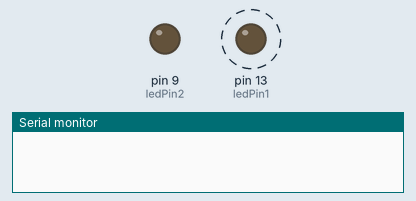
Simulated run of this sketch. Board: Arduino Uno, built with avr-gcc and run on an emulated ATmega328P. Parts: output pins drawn as LEDs (lit = HIGH), the last lines printed to the serial monitor. Dashed ring = blinking.

Above: at 0.3 s.
At 3.76 s:
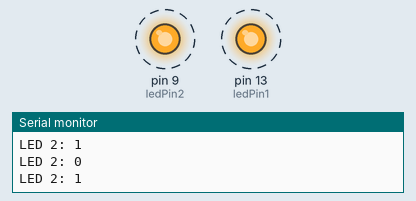
Timing chart, 0 to 4.6 s (numbered marks = the images above):
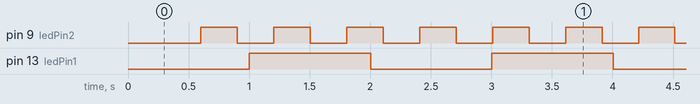

The sketch:

3_2.ino
```cpp
int  ledPin1 = 13;
bool ledState1 = LOW;
int  ledInterval1 = 1000;
long ledLastTime1 = 0;

int  ledPin2 = 9;
bool ledState2 = HIGH;
int  ledInterval2 = 300;
long ledLastTime2 = 0;


void setup()
{
	Serial.begin(9600);

	pinMode(ledPin1, OUTPUT);
	pinMode(ledPin2, OUTPUT);

	// Initialize times
	long now = millis();
	ledLastTime1 = now;
	ledLastTime2 = now;
}


void loop()
{
	// Get current time
	long now = millis();

	if (now - ledLastTime1 > ledInterval1)
	{
		ledState1 = !ledState1;
		digitalWrite(ledPin1, ledState1);
		ledLastTime1 = now;

		Serial.print("LED 1: ");
		Serial.println(ledState1);
	}

	if (now - ledLastTime2 > ledInterval2)
	{
		ledState2 = !ledState2;
		digitalWrite(ledPin2, ledState2);
		ledLastTime2 = now;

		Serial.print("LED 2: ");
		Serial.println(ledState2);
	}
}
```

Measured:
- by itself, pin 9 (ledPin2): alternates HIGH for 0.30 s and LOW for 0.30 s
- by itself, pin 13 (ledPin1): alternates HIGH for 1.0 s and LOW for 1.0 s
